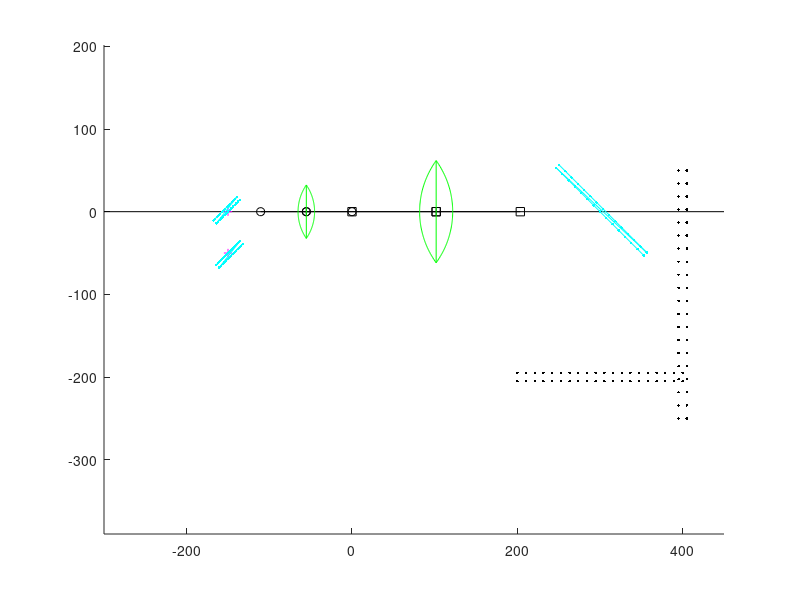

This chart was generated by the following MATLAB code: (Note: this script raises an error after producing the figure.)
function varargout=lens_simulation(varargin)
% Create lenses, mirrors and absorbers in 2D space,
% give them properties and orientations
% create of bundle of rays
% for each of them, walk the path until they reach an absorber, reflect and
% refract where needed.

IOR_air=1.00029;

% A lens will have polygon coords in 2D space and an index of refraction
% Scan lens
lens_options=default_lens;

lens_options.lens_strength=.35;%.35;
%lens_options.height=150; % 50
lens_options.thickness=20;
lens_options.angle=0;
% need thickness and focal length

lens_options.spatial_location=[-70 0];
lens_options.spatial_location=[-55.2639 0];
lens_options.nPoints=101;
Lens_01=create_lens(lens_options);


%[Lens_01.center(1)+Lens_01.focal_length*cos(Lens_01.angle) Lens_01.center(2)+Lens_01.focal_length*sin(Lens_01.angle)]

if 0
    %%
    
    %lens_options.lens_strength=.1;%.35;
    %lens_options.height=125;
    
    % height =50
    X=.10:.05:.35;
    Y=[131.2 84.52 60.51 43.39 28.69 17.08];
    plot(X,Y)
    
    % .35 : 17.08
    % .30 : 28.69
    % .25 : 43.39
    % .20 : 60.51
    % .15 : 84.52
    % .10 : 131.2
    
    
    switch lens_options.lens_strength
        case .1 % 2.6348   -2.2845
            % strength .1
            X=[50 70 100 150];
            Y=70+[51.4864  125.4393 185.8854 217.6759];
        case .2 %  2.7390   -4.8252
            % strength .2
            X=[50 70 100];
            Y=70+[60.51  119.6000 198];
        case .3 % 2.3005  -83.5772
            X=[50 75 100 125];
            Y=70+[-42.0305 23.4864 77.8701 131.5530];
        case .5 % 1.7552  -85.1719
            X=[75 100 125];
            Y=70+[-24.2099 21.7053 63.5503];
        case 1 %  1.2451  -99.6472
            X=[ 100 125 150 200];
            Y=70+[-52.7141 -8.9581 24.7021 74.3223];
    end
    
    [xFit,yFit,coeffs]=dataFitting(X,Y,'pow');
    
    % focal length relates
    % linear positive to height
    % square negative to strength/curvature
    
    %focal_length=50/.2^2
    %focal_length=lens_options.height/lens_options.lens_strength^2
    
    clf
    plot(X,Y,'ko')
    hold on
    plot(xFit,yFit,'r-')
    hold off
    title(coeffs)
    coeffs
    die
    
end
%%

% Tube lens
lens_options=default_lens;
lens_options.lens_strength=.38;
%lens_options.height=100;
lens_options.thickness=40;
lens_options.spatial_location=[110 0];
lens_options.spatial_location=[101.8019 0];
lens_options.nPoints=101;
Lens_02=create_lens(lens_options)

%%% A mirror will have rect polygon coords in 2D space and reflection proportion
% Scan mirror 01
mirror_options=default_mirror;
mirror_options.height=40;
%mirror_options.angle=-pi/4;%+rand*.03-.015;
mirror_options.angle=pi/4*3;%+rand*.03-.015;
mirror_options.spatial_location=[-150 -50];
Scan_Mirror_01=create_mirror(mirror_options);

% Scan mirror 02
mirror_options=default_mirror;
mirror_options.height=40;
%mirror_options.angle=-pi/4;%+rand*.03-.015;
mirror_options.angle=-pi/4;%+rand*.03-.015;
mirror_options.spatial_location=[-150 0];
Scan_Mirror_02=create_mirror(mirror_options);

%%% Final elliptical mirror => to objective
mirror_options=default_mirror;
mirror_options.height=150;
mirror_options.spatial_location=[300 0];
mirror_options.angle=pi/4;
Mirror_02=create_mirror(mirror_options);

% An absorber will have rect polygon coords in 2D space and stops the rays
absorber_options=default_absorber;
absorber_options.height=300;
absorber_options.spatial_location=[400 -100];
absorber_options.nPoints=20;
Absorber_01=create_absorber(absorber_options);

absorber_options=default_absorber;
absorber_options.spatial_location=[300 -200];
absorber_options.height=200;
absorber_options.nPoints=20;
absorber_options.angle=pi/2;
Absorber_02=create_absorber(absorber_options);

% start a ray at some given position and start moving in the given
% direction until we reach and object to interact with

figure(1);clf
hold on
plot([-300 450],[0 0],'k-')

plot(Scan_Mirror_01.center(1),Scan_Mirror_01.center(2),'m+')
plot(Scan_Mirror_02.center(1),Scan_Mirror_02.center(2),'m+')
plot(Scan_Mirror_01.XV,Scan_Mirror_01.YV,'c.-')
plot(Scan_Mirror_02.XV,Scan_Mirror_02.YV,'c.-')

plot(Lens_01.center(1),Lens_01.center(2),'k+')
plot([Lens_01.center(1) Lens_01.center(1)+Lens_01.focal_length*cos(Lens_01.angle)],[Lens_01.center(2) Lens_01.center(2)+Lens_01.focal_length*sin(Lens_01.angle)],'ko-')
plot([Lens_01.center(1) Lens_01.center(1)-Lens_01.focal_length*cos(Lens_01.angle)],[Lens_01.center(2) Lens_01.center(2)-Lens_01.focal_length*sin(Lens_01.angle)],'ko-')
plot(Lens_01.XV,Lens_01.YV,'g-')

plot(Lens_02.center(1),Lens_02.center(2),'k+')
plot([Lens_02.center(1) Lens_02.center(1)+Lens_02.focal_length*cos(Lens_01.angle)],[Lens_02.center(2) Lens_02.center(2)+Lens_02.focal_length*sin(Lens_02.angle)],'ks-')
plot([Lens_02.center(1) Lens_02.center(1)-Lens_02.focal_length*cos(Lens_01.angle)],[Lens_02.center(2) Lens_02.center(2)-Lens_02.focal_length*sin(Lens_02.angle)],'ks-')
plot(Lens_02.XV,Lens_02.YV,'g-')

plot(Mirror_02.XV,Mirror_02.YV,'c.-')
plot(Absorber_01.XV,Absorber_01.YV,'k.')
plot(Absorber_02.XV,Absorber_02.YV,'k.')
axis equal
box off
drawnow



step_size=.1;

initial_direction=0;

switch 4
    case 0
        nRays=1;
        next_position=[-20 10];
        cur_angle=initial_direction;
        %in_air=1;
        %tracing=1;
    case 1
        nRays=1;
        next_position=[20 10];
        cur_angle=initial_direction-pi;
        %in_air=1;
        %tracing=1;
    case 2 % start from origin
        nRays=5;
        
        next_position=repmat([-150 0],nRays,1);
        cur_angle=linspace(initial_direction-pi/10,initial_direction+pi/10,nRays)';
        %in_air=ones(nRays,1);
        %tracing=ones(nRays,1);
    case 3 % parallel beam
        nRays=10;
        initial_direction=pi/2;
        
        center_location=[-150 -50];
        next_position=[center_location(1)+linspace(-2,2,nRays)' center_location(2)+zeros(nRays,1)];
        cur_angle=ones(nRays,1)*initial_direction;
        
    case 4 % parallel beam horizontal
        nRays=3;
        initial_direction=0;
        
        center_location=[-250 -50];
        horizontal_spread=[0 0];
        vertical_spread=[-2 2]*5;
        
        next_position=[center_location(1)+linspace(horizontal_spread(1),horizontal_spread(2),nRays)' center_location(2)+linspace(vertical_spread(1),vertical_spread(2),nRays)'];
        cur_angle=ones(nRays,1)*initial_direction;
end

in_air=ones(nRays,1);
tracing=ones(nRays,1);
in_object=zeros(nRays,1);

Rays.nRays=nRays;
Rays.next_position=next_position;
Rays.cur_angle=cur_angle;
Rays.in_air=in_air;
Rays.in_lens=0;
Rays.tracing=tracing;
Rays.in_object=in_object;
Rays.step_size=step_size;

M_all=[];
for iRay=1:Rays.nRays
    M=[];
    step_nr=0;
    while Rays.tracing(iRay)==1
        % Advance ray one step in direction of ray
        next_position_temp=advance_rays(Rays,iRay);
        
        %%% out of simulation region => destroy
        max_dist_vector=[-250 400 ; -300 100];
        if ~inpolygon(next_position_temp(1),next_position_temp(2),max_dist_vector(1,:),max_dist_vector(2,:))
            Rays.tracing(iRay)=0;
            break
        end
        
        %%% Check for absorber crossing => destroy
        if inpolygon(next_position_temp(1),next_position_temp(2),Absorber_01.XV,Absorber_01.YV)
            Rays.tracing(iRay)=0;
            break
        end
        if inpolygon(next_position_temp(1),next_position_temp(2),Absorber_02.XV,Absorber_02.YV)
            Rays.tracing(iRay)=0;
            break
        end
        
        %%% Check for mirror crossing => reflect
        if inpolygon(next_position_temp(1),next_position_temp(2),Scan_Mirror_01.XV,Scan_Mirror_01.YV)
            Rays.cur_angle(iRay)=(Scan_Mirror_01.normal)-((Rays.cur_angle(iRay))-(Scan_Mirror_01.normal));
        end
        
        if inpolygon(next_position_temp(1),next_position_temp(2),Scan_Mirror_02.XV,Scan_Mirror_02.YV)
            Rays.cur_angle(iRay)=(Scan_Mirror_02.normal)-((Rays.cur_angle(iRay))-(Scan_Mirror_02.normal));
        end
        
        if inpolygon(next_position_temp(1),next_position_temp(2),Mirror_02.XV,Mirror_02.YV)
            Rays.cur_angle(iRay)=(Mirror_02.normal)-((Rays.cur_angle(iRay))-(Mirror_02.normal));
        end
        
        %%% Check for lens crossing => refract
        if inpolygon(next_position_temp(1),next_position_temp(2),Lens_01.XV,Lens_01.YV)
            if Rays.in_object(iRay)==0 % transition air to object
                Rays.in_object(iRay)=1;
                %Rays.in_lens(iRay)=1;
                [min_dist, loc]=min(calc_dist_matrix([Rays.next_position((iRay),1),Rays.next_position((iRay),2)],[Lens_01.XV,Lens_01.YV]));
                angle_normal=Lens_01.Normals(loc);
                
                % refract angle
                Rays.cur_angle(iRay)=(angle_normal)-snells_law(IOR_air,Lens_01.index_of_refraction,(Rays.cur_angle(iRay))-(angle_normal))-pi;
                %drawLine(createLine([next_position cos(Lens_01.Normals(loc)) sin(Lens_01.Normals(loc))]))
            end
        elseif inpolygon(next_position_temp(1),next_position_temp(2),Lens_02.XV,Lens_02.YV)
            if Rays.in_object(iRay)==0 % transition air to object
                Rays.in_object(iRay)=2;
                %Rays.in_lens(iRay)=2;
                [min_dist, loc]=min(calc_dist_matrix([Rays.next_position((iRay),1),Rays.next_position((iRay),2)],[Lens_02.XV,Lens_02.YV]));
                angle_normal=Lens_02.Normals(loc);
                Rays.cur_angle(iRay)=(angle_normal)-snells_law(IOR_air,Lens_02.index_of_refraction,(Rays.cur_angle(iRay))-(angle_normal))-pi;
            end
            
        else % not in any object 
            if Rays.in_object(iRay)==1 % transition object to air
                Rays.in_object(iRay)=0;
                %Rays.in_lens(iRay)=0;
                [min_dist, loc]=min(calc_dist_matrix([Rays.next_position(iRay,1),Rays.next_position(iRay,2)],[Lens_01.XV,Lens_01.YV]));
                angle_normal=Lens_01.Normals(loc);
                
                % refract angle
                Rays.cur_angle(iRay)=(angle_normal)+snells_law(Lens_01.index_of_refraction,IOR_air,(Rays.cur_angle(iRay))-(angle_normal));
                %drawLine(createLine([next_position(iRay,:) cos(Lens_01.Normals(loc)) sin(Lens_01.Normals(loc))]))
                %drawLine(createLine([Lens_01.XV(loc) Lens_01.YV(loc) cos(Lens_01.Normals(loc)) sin(Lens_01.Normals(loc))]))
            elseif Rays.in_object(iRay)==2
                Rays.in_object(iRay)=0;
                [min_dist, loc]=min(calc_dist_matrix([Rays.next_position(iRay,1),Rays.next_position(iRay,2)],[Lens_02.XV,Lens_02.YV]));
                angle_normal=Lens_02.Normals(loc);
                Rays.cur_angle(iRay)=angle_normal+snells_law(Lens_02.index_of_refraction,IOR_air,Rays.cur_angle(iRay)-angle_normal);
            end
        end
        
        
        %%% update position
        next_position(iRay,:)=next_position_temp;
        Rays.next_position=next_position;
        
        step_nr=step_nr+1;
        if step_nr>2E3
            %Rays.tracing(iRay)=0;
        end
        M(step_nr,:)=next_position(iRay,:);
    end
    M_all=cat(1,M_all,M);
end

plot(M_all(:,1),M_all(:,2),'r.','markerSize',1)

title(step_nr)
axis equal

%mean(normalizeAngle(Rays.cur_angle))/pi*180
% mean(Rays.next_position(:,2))
%std(normalizeAngle(Rays.cur_angle))

zero_crossings=M_all(diff(sign(M_all(:,2)))==-2,1);
real_F=70+zero_crossings(2);
[Lens_01.focal_length real_F Lens_01.focal_length/real_F]


%varargout{1}=M_all;

function mirror_options=default_mirror(varargin)

mirror_options.height=40;
mirror_options.thickness=5;
mirror_options.spatial_location=[0 0];
mirror_options.angle=0;
mirror_options.nPoints=15;


function mirror_object=create_mirror(varargin)

if nargin==0
    mirror_options=default_lens;
else
    mirror_options=varargin{1};
end

Y_points=linspace(mirror_options.spatial_location(2)-mirror_options.height/2,mirror_options.spatial_location(2)+mirror_options.height/2,mirror_options.nPoints);
[X, Y]=meshgrid([mirror_options.spatial_location(1)-mirror_options.thickness/2 mirror_options.spatial_location(1)+mirror_options.thickness/2],Y_points);

M=[X(:) Y(:)];

M=rotate_points(M,mirror_options.spatial_location,mirror_options.angle);
offset=[sin(mirror_options.angle) cos(mirror_options.angle)]*mirror_options.thickness/2;
M=M+repmat(offset,size(M,1),1);

% Construct object
mirror_object=struct;
mirror_object.mirror_options=mirror_options;
mirror_object.center=mirror_options.spatial_location;
mirror_object.XV=M(:,1);
mirror_object.YV=M(:,2);
mirror_object.angle=mirror_options.angle;
mirror_object.normal=normalizeAngle(mirror_options.angle+pi/2);


function absorber_options=default_absorber(varargin)

absorber_options.height=150;
absorber_options.thickness=10;
absorber_options.spatial_location=[0 0];
absorber_options.angle=0;
absorber_options.nPoints=15;


function absorber_object=create_absorber(varargin)

if nargin==0
    absorber_options=default_lens;
else
    absorber_options=varargin{1};
end

Y_points=linspace(absorber_options.spatial_location(2)-absorber_options.height/2,absorber_options.spatial_location(2)+absorber_options.height/2,absorber_options.nPoints);
[X, Y]=meshgrid([absorber_options.spatial_location(1)-absorber_options.thickness/2 absorber_options.spatial_location(1)+absorber_options.thickness/2],Y_points);

M=[X(:) Y(:)];
M=rotate_points(M,absorber_options.spatial_location,absorber_options.angle);

% Construct object
absorber_object=struct;
absorber_object.absorber_options=absorber_options;
absorber_object.XV=M(:,1);
absorber_object.YV=M(:,2);

function lens_options=default_lens(varargin)

lens_options.lens_strength=.2;
%lens_options.height=30;
lens_options.thickness=10;
lens_options.spatial_location=[0 0];
lens_options.angle=0;
lens_options.nPoints=51;
lens_options.index_of_refraction=1.517;

function lens_object=create_lens(varargin)

if nargin==0
    lens_options=default_lens;
else
    lens_options=varargin{1};
end

% define two circles that will make up the edges of the lens
R=[lens_options.thickness lens_options.thickness]/lens_options.lens_strength;
L=sum(R)-lens_options.thickness;

if L<10
    error('Combination of radii and thickness gives improper results')
end

C=[-L*cos(lens_options.angle) -L*sin(lens_options.angle); L*cos(lens_options.angle) L*sin(lens_options.angle)]/2;

%Circle1=[C(1,:) R(1)];
%Circle2=[C(2,:) R(2)];

% find intersection between the two, this will define the size
%pts=intersectCircles(Circle1,Circle2);
%lens_height=calc_dist(pts);

% resize_factor=lens_options.height/lens_height;
% C=C*resize_factor;
C=C+repmat(lens_options.spatial_location,2,1);
% R=R*resize_factor;

%%% Get focal length using lensmakers equation for thick lens
n=lens_options.index_of_refraction;
d=lens_options.thickness;

switch 2
    case 1
        P=(n-1)*( 1/R(1) - (-1/R(2)) + ((n-1)*d)/(n*R(1)*R(2)) );
    case 2
        % simplified
        P=(n-1)*( 1/R(1) - (-1/R(2)) );
end
f=1/P;

Circle1=[C(1,:) R(1)];
Circle2=[C(2,:) R(2)];

% find intersection between the two, this will define the size
pts=intersectCircles(Circle1,Circle2);
if length(pts)<2
    error('Circles don''t overlap, are you making a concave lens?')
    
end

% find theta for both intersection points
M=[];
for index=1:2
    Theta1=cart2pol(pts(1,1)-C(index,1),pts(1,2)-C(index,2));
    Theta2=cart2pol(pts(2,1)-C(index,1),pts(2,2)-C(index,2));
    invert=0;
    
    if abs(Theta1-Theta2)>pi
        invert=1;
        Theta1=center_angle(Theta1);
        Theta2=center_angle(Theta2);
    end
    
    RHO=ones(1,lens_options.nPoints)*R(index);
    THETA=linspace(Theta1,Theta2,lens_options.nPoints);
    if invert==1
        [X, Y]=pol2cart(THETA-pi,RHO);
    else
        [X, Y]=pol2cart(THETA,RHO);
    end
    
    Normals=normalizeAngle(cart2pol(X-C(index,1),Y-C(index,2)));
    %Normals=THETA;
    
    M=cat(1,M,[X(:)+C(index,1) Y(:)+C(index,2) Normals(:) ones(lens_options.nPoints,1)*index]);
end

% Build object
lens_object=struct;
lens_object.lens_options=lens_options;
lens_object.Circle1=Circle1;
lens_object.Circle2=Circle2;
lens_object.center=mean(M,1);
lens_object.XV=M(:,1);
lens_object.YV=M(:,2);
lens_object.angle=lens_options.angle;
lens_object.Normals=M(:,3);
lens_object.intersections=pts;
lens_object.nVertices=lens_options.nPoints*2;
lens_object.index_of_refraction=lens_options.index_of_refraction;
lens_object.thickness=lens_options.thickness;
lens_object.power=P;
lens_object.focal_length=f;

plotIt=0;
if plotIt==1
    figure(1); clf
    hold on
    drawCircle(Circle1);
    drawCircle(Circle2);
    
    plot(M(:,1),M(:,2),'r.')
    plot(pts(:,1),pts(:,2),'c*')
    axis equal
end




function dist=calc_dist(pts)
x1=pts(1,1);
y1=pts(1,2);
x2=pts(2,1);
y2=pts(2,2);
dist=sqrt((x2-x1).^2+(y2-y1).^2);


function distances=calc_dist_matrix(point,M)

x0 = point(1);
y0 = point(2);
distances = sqrt((M(:,1)-x0).^2 + (M(:,2)-y0).^2);

function angle=center_angle(angle)

block_size=pi;
offset=round(angle/block_size);
angle=angle-offset*block_size;


function angle_out=snells_law(IOR_leaving,IOR_entering,angle_in)

%angle_out=(IOR_leaving*sin(angle_in)) / IOR_entering;
angle_out=asin((IOR_leaving*sin(angle_in)) / IOR_entering);


function out=rotate_points(in,center,angle)

[theta, rho]=cart2pol(in(:,1)-center(1),in(:,2)-center(2));

theta=theta+angle;

[X,Y]=pol2cart(theta,rho);

out=[X+center(1),Y+center(2)];


function out=advance_rays(Rays,iRay)

out=Rays.next_position(iRay,:)+Rays.step_size*[cos(Rays.cur_angle(iRay)) sin(Rays.cur_angle(iRay))];
